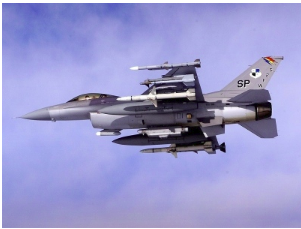
%> input picture vision/thresholding/target_3.png, 301 x 229 px
$ octave histo.m   (GNU Octave 9; MATLAB toolbox functions it lacks are replaced by stand-ins)
%> lines starting %> are read from the running program, lines starting %| are printed output that depends on the picture; in (x1, y1, x2, y2) boxes, pixels count from 0 and x2, y2 are one past the last pixel; in counts of white or black regions, pixels touching at a corner belong together; the program's own positions count from 1
% Load the image of the sign as uint8 greyscale.
im = rgb2gray(imread('target_3.png'));
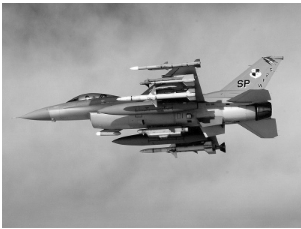
%> im: size 229x301 uint8; min 0, max 255, mean 159.7

% Compute the image histogram as a 256x1-element
% vector using the ihist() function and store the
% result in the variable H.
H = imhist(im);
%> H = 256 values, max 1696 at index 187, min 2 at index 255, mean 269.3

% Determine the grey level which occurs most often
% in the image and store that in the variable M.
M = 80;

% Visually inspect the image histogram given above
% and determine a suitable threshold and store it
% in the variable T.
T =175;

% Compute the logical binary image corresponding to
% this threshold and store it in the variable imThresh.
imThresh = im>T;
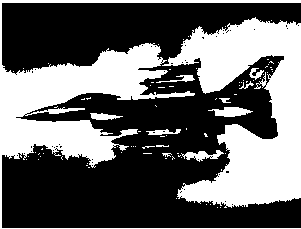
%> imThresh: size 229x301 logical; 39.7% white; 85 white regions (73 under 20 px), largest, box (x1, y1, x2, y2) and area: (162, 17, 301, 208) 13802, (0, 0, 301, 229) 12276, (208, 107, 253, 117) 279

% Display the thresholded image;
figure; imshow(imThresh);
imshow(H);
